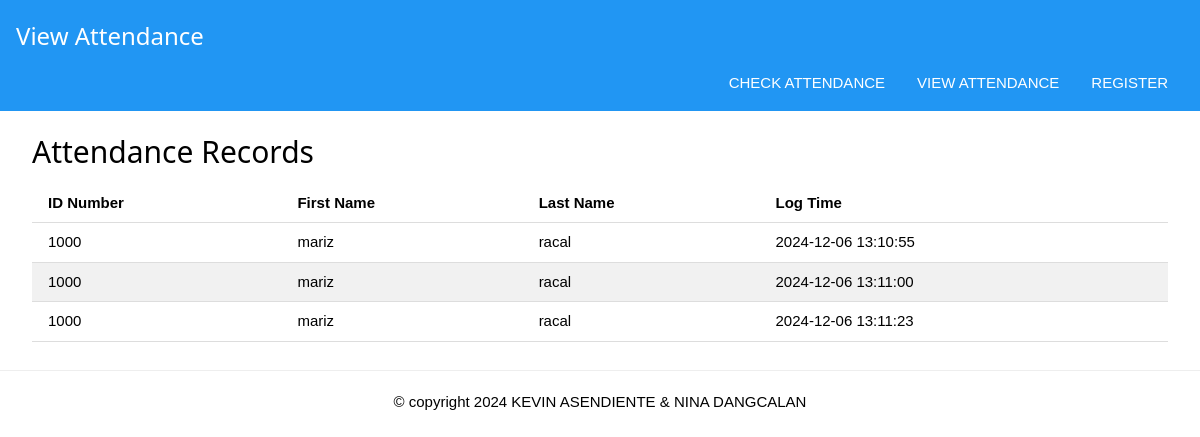
Page /viewattendance on the earlier database version.
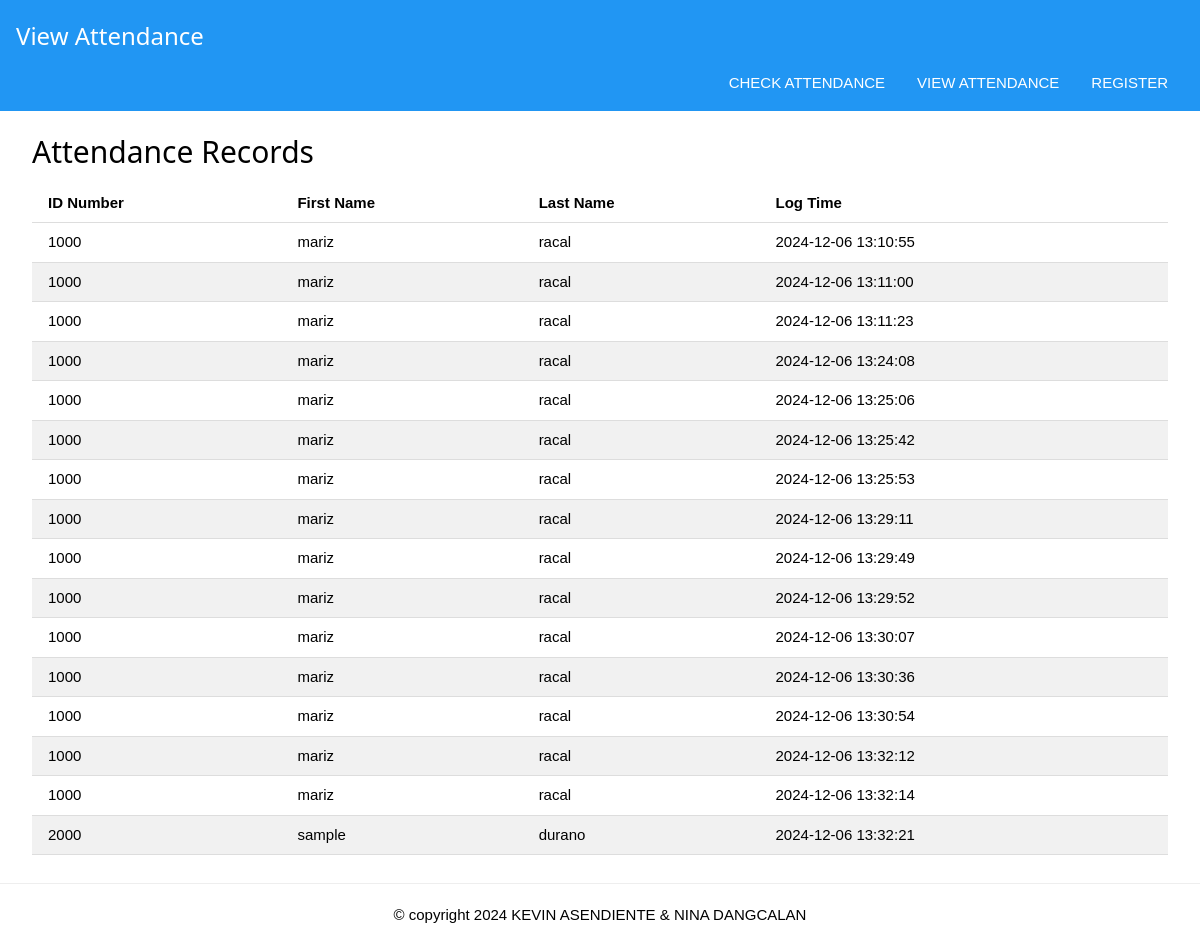
Same page on the later database version.
### tables this page shows
CREATE TABLE attendance
(id integer primary key autoincrement,
idno varchar(10),
lastname varchar(50),
firstname varchar(50),
logtime varchar(80));

### app.py (the view)
@app.route("/viewattendance")
def viewattendance():
    attendances = getall_records('attendance')
    return render_template("view_attendance.html", pagetitle="View Attendance", attendances=attendances)

### dbhelper.py (called while the page is built)
def getprocess(sql:str)->list:
    db = connect(database)
    cursor = db.cursor()
    cursor.row_factory = Row
    cursor.execute(sql)
    data:list = cursor.fetchall()
    db.close()
    return data

def getall_records(table:str)->list:
    sql:str = f"SELECT * FROM `{table}`"
    return getprocess(sql)

### templates/view_attendance.html
{% extends 'base.html' %}
{% block menu %}
<div class="w3-bar w3-blue">
    <a href="/" class="w3-button w3-right">REGISTER</a>
    <a href="/viewattendance" class="w3-button w3-right">VIEW ATTENDANCE</a>
    <a href="/checkattendance" class="w3-button w3-right">CHECK ATTENDANCE</a>
</div>
{% endblock %}
{% block content %}
<div class="w3-container">
    <h2>Attendance Records</h2>
    {% if attendances %}
    <table class="w3-table w3-bordered w3-striped">
        <thead>
            <tr>
                <th>ID Number</th>
                <th>First Name</th>
                <th>Last Name</th>
                <th>Log Time</th>
            </tr>
        </thead>
        <tbody>
            {% for attendance in attendances %}
            <tr>
                <td>{{ attendance['idno'] }}</td>
                <td>{{ attendance['firstname'] }}</td>
                <td>{{ attendance['lastname'] }}</td>
                <td>{{ attendance['logtime'] }}</td>
            </tr>
            {% endfor %}
        </tbody>
    </table>
    {% else %}
    <p>No attendance records found.</p>
    {% endif %}
</div>
{% endblock %}

Differences in the rows shown:
added attendance: idno "1000", firstname "mariz", lastname "racal", logtime "2024-12-06 13:24:08"
added attendance: idno "1000", firstname "mariz", lastname "racal", logtime "2024-12-06 13:25:06"
added attendance: idno "1000", firstname "mariz", lastname "racal", logtime "2024-12-06 13:25:42"
added attendance: idno "1000", firstname "mariz", lastname "racal", logtime "2024-12-06 13:25:53"
added attendance: idno "1000", firstname "mariz", lastname "racal", logtime "2024-12-06 13:29:11"
added attendance: idno "1000", firstname "mariz", lastname "racal", logtime "2024-12-06 13:29:49"
added attendance: idno "1000", firstname "mariz", lastname "racal", logtime "2024-12-06 13:29:52"
added attendance: idno "1000", firstname "mariz", lastname "racal", logtime "2024-12-06 13:30:07"
added attendance: idno "1000", firstname "mariz", lastname "racal", logtime "2024-12-06 13:30:36"
added attendance: idno "1000", firstname "mariz", lastname "racal", logtime "2024-12-06 13:30:54"
added attendance: idno "1000", firstname "mariz", lastname "racal", logtime "2024-12-06 13:32:12"
added attendance: idno "1000", firstname "mariz", lastname "racal", logtime "2024-12-06 13:32:14"
added attendance: idno "2000", firstname "sample", lastname "durano", logtime "2024-12-06 13:32:21"
